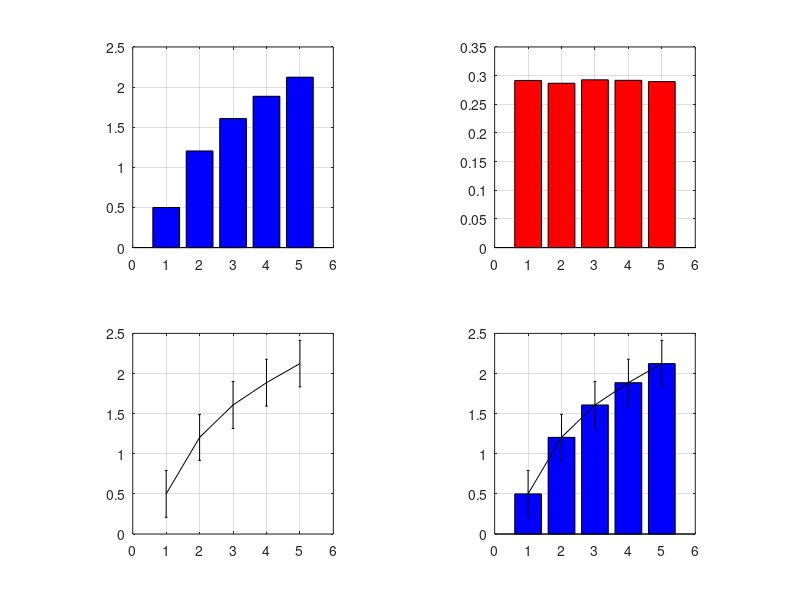

Recreate this plot in MATLAB.
clear 
D=5;
data = rand(1000,D);
v = 1:D;

v_t = log(v);

for i=1:D
    data(:,i) = data(:,i)+v_t(i);
end

subplot(2,2,1), axis square, hold on, grid on, box on
bar(1:D, mean(data), 'b')

subplot(2,2,2), axis square, hold on, grid on, box on
bar(1:D, std(data), 'r')

subplot(2,2,3), axis square, hold on, grid on, box on, xlim([0 D+1])
errorbar(1:D, mean(data), std(data), 'k')

subplot(2,2,4), axis square, hold on, grid on, box on, xlim([0 D+1])
bar(1:D, mean(data), 'b')
errorbar(1:D, mean(data), std(data), 'k')
